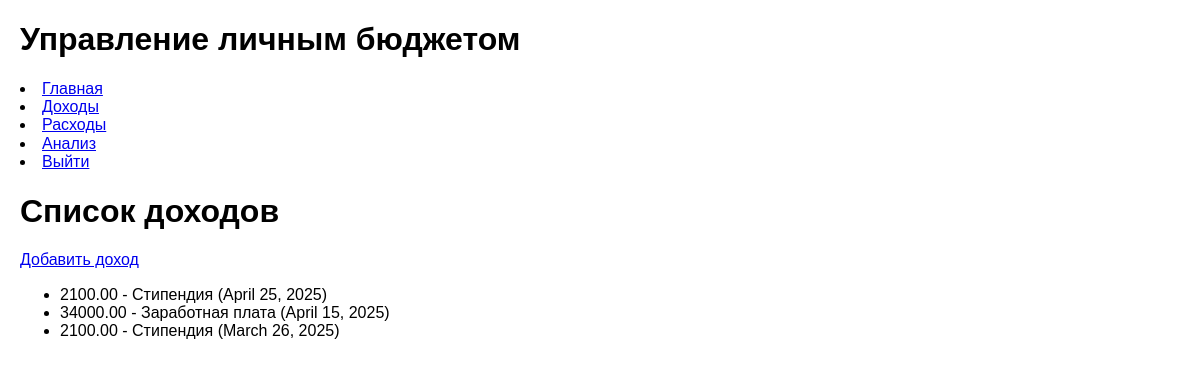
The page /income/ (signed in) on the database as committed earlier.
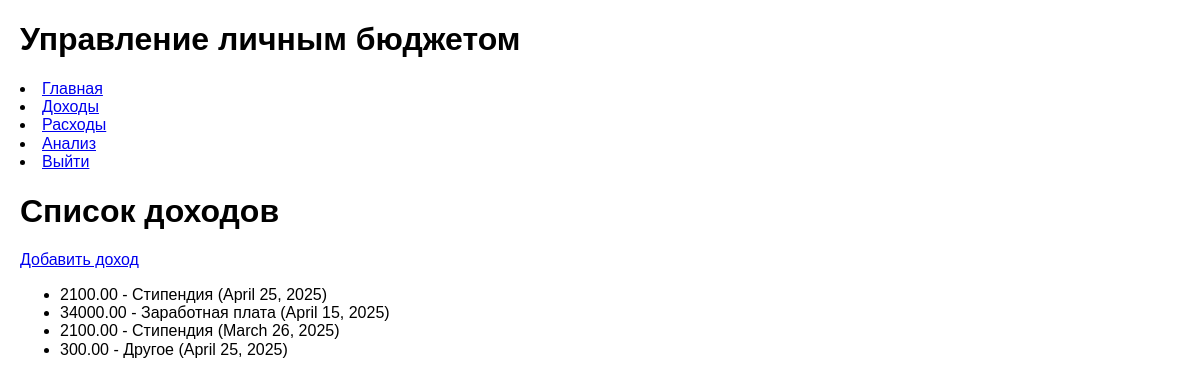
The same page on the database as committed later.
### budget/models.py (models this page shows, shortened)
class Income(models.Model):
    user = models.ForeignKey(User, on_delete=models.CASCADE)
    category = models.ForeignKey(IncomeCategory, on_delete=models.SET_NULL, null=True, blank=True)
    amount = models.DecimalField(max_digits=10, decimal_places=2)
    date = models.DateField()

class IncomeCategory(models.Model):
    name = models.CharField(max_length=100)
    def __str__(self):
        return self.name

### budget/views.py (the view)
# urls.py: path('income/', views.income_list, name='income_list'),
def income_list(request):
    incomes = Income.objects.filter(user=request.user)
    return render(request, 'budget/income_list.html', {'incomes': incomes})

### budget/templates/budget/income_list.html (shortened to what this page needs)
{% extends 'budget/base.html' %}
{% block content %}
<h1>Список доходов</h1>
<a href="{% url 'add_income' %}" class="btn">Добавить доход</a>
<ul>
    {% for income in incomes %}
    <li>{{ income.amount }} - {{ income.category }} ({{ income.date }})</li>
    {% empty %}
    <p>Нет доходов.</p>
    {% endfor %}
</ul>
{% endblock %}

### budget/templates/budget/base.html (shortened to what this page needs)
<!DOCTYPE html>
<html lang="ru">
<head>
    <link rel="stylesheet" href="https://cdnjs.cloudflare.com/ajax/libs/normalize/8.0.1/normalize.min.css">
</head>
<body>
    <header>
        <h1>Управление личным бюджетом</h1>
        {% if user.is_authenticated %}
        <li><a href="{% url 'home' %}">Главная</a></li>
        <li><a href="{% url 'income_list' %}">Доходы</a></li>
        <li><a href="{% url 'expense_list' %}">Расходы</a></li>
        <li><a href="{% url 'analysis' %}">Анализ</a></li>
        <li><a href="{% url 'logout' %}">Выйти</a></li>
        {% else %}
        <a href="{% url 'register' %}">Зарегистрироваться</a>
        <a href="{% url 'login' %}">Войти</a>
        {% endif %}
    </header>
    <div class="content">
        {% block content %}{% endblock %}
    </div>
</body>
</html>

### budget/templates/budget/base.html (style rules this page uses)
body { font-family: Arial, sans-serif; margin: 20px; }
.content { margin-top: 20px; }

Rows that differ between the two databases and show on the page:
added Income: amount "300.00", category "Другое", date "April 25, 2025"
